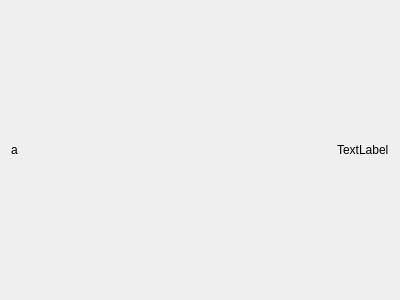
<?xml version="1.0" encoding="UTF-8"?>
<ui version="4.0">
 <class>cvImage</class>
 <widget class="QWidget" name="cvImage">
  <property name="geometry">
   <rect>
    <x>0</x>
    <y>0</y>
    <width>400</width>
    <height>300</height>
   </rect>
  </property>
  <property name="windowTitle">
   <string>Form</string>
  </property>
  <layout class="QGridLayout" name="gridLayout">
   <item row="0" column="0">
    <layout class="QHBoxLayout" name="horizontalLayout">
     <item>
      <widget class="QLabel" name="label_2">
       <property name="sizePolicy">
        <sizepolicy hsizetype="Minimum" vsizetype="Minimum">
         <horstretch>0</horstretch>
         <verstretch>0</verstretch>
        </sizepolicy>
       </property>
       <property name="minimumSize">
        <size>
         <width>0</width>
         <height>0</height>
        </size>
       </property>
       <property name="text">
        <string>a</string>
       </property>
      </widget>
     </item>
     <item>
      <widget class="QLabel" name="label">
       <property name="sizePolicy">
        <sizepolicy hsizetype="Maximum" vsizetype="Maximum">
         <horstretch>0</horstretch>
         <verstretch>0</verstretch>
        </sizepolicy>
       </property>
       <property name="text">
        <string>TextLabel</string>
       </property>
      </widget>
     </item>
    </layout>
   </item>
  </layout>
 </widget>
 <resources/>
 <connections/>
</ui>
